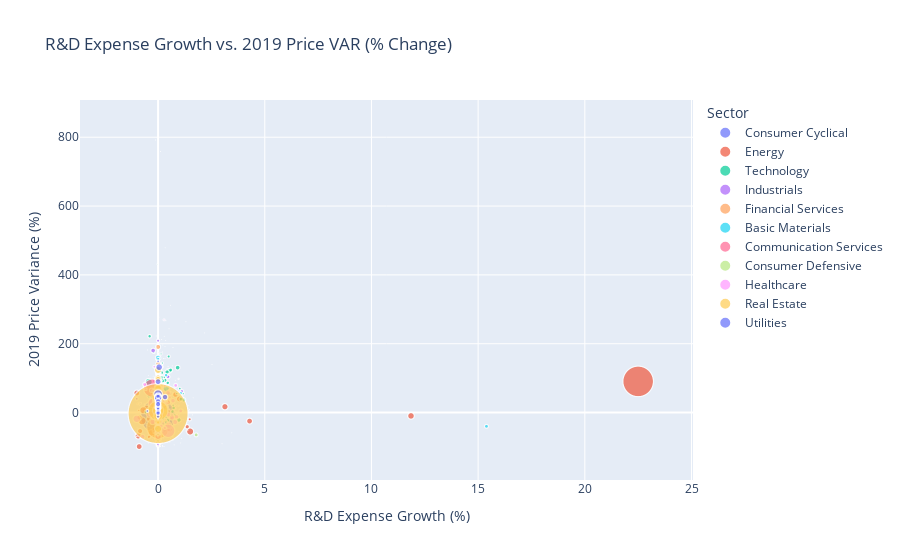

Source (notebook cell):
### Code cell
import plotly.express as px

# Copy the dataframe to avoid changing the original data
df_copy = data.copy()

# Replace NaN values with 0 for calculation purposes
df_copy['EBITDA Margin'] = df_copy['EBITDA Margin'].fillna(0)

# Replace negative and zero values with the smallest positive value greater than zero
min_positive = df_copy[df_copy['EBITDA Margin'] > 0]['EBITDA Margin'].min()
df_copy['EBITDA Margin'] = df_copy['EBITDA Margin'].apply(lambda x: min_positive if x <= 0 else x)

# Now, 'EBITDA Margin' contains only positive values and can be used as a size for the bubbles.
fig = px.scatter(df_copy, x='R&D Expense Growth', y='2019 PRICE VAR [%]', size='EBITDA Margin', 
                 color='Sector', hover_name='Sector', size_max=60,
                 title='R&D Expense Growth vs. 2019 Price VAR (% Change)',
                 labels={'2019 PRICE VAR [%]': '2019 Price Variance (%)',
                         'R&D Expense Growth': 'R&D Expense Growth (%)',
                         'EBITDA Margin': 'EBITDA Margin (Bubble Size)'})
fig.show()

### Figure 1 — Plotly figure (JSON) as saved in the notebook; plotly's stock layout.template omitted (floating-point values rounded to 4 significant figures; data arrays with more than 128 entries replaced by an {"elided": "..."} marker saying what was removed)
{"data": [{"hovertemplate": "<b>%{hovertext}</b><br><br>Sector=Consumer Cyclical<br>R&D Expense Growth (%)=%{x}<br>2019 Price Variance (%)=%{y}<br>EBITDA Margin (Bubble Size)=%{marker.size}<extra></extra>", "hovertext": {"elided": "378 str values"}, "legendgroup": "Consumer Cyclical", "marker": {"color": "#636efa", "size": {"elided": "378 float values"}, "sizemode": "area", "sizeref": 0.01602, "symbol": "circle"}, "mode": "markers", "name": "Consumer Cyclical", "showlegend": true, "type": "scattergl", "x": {"elided": "378 float values"}, "xaxis": "x", "y": {"elided": "378 float values"}, "yaxis": "y"}, {"hovertemplate": "<b>%{hovertext}</b><br><br>Sector=Energy<br>R&D Expense Growth (%)=%{x}<br>2019 Price Variance (%)=%{y}<br>EBITDA Margin (Bubble Size)=%{marker.size}<extra></extra>", "hovertext": {"elided": "198 str values"}, "legendgroup": "Energy", "marker": {"color": "#EF553B", "size": {"elided": "198 float values"}, "sizemode": "area", "sizeref": 0.01602, "symbol": "circle"}, "mode": "markers", "name": "Energy", "showlegend": true, "type": "scattergl", "x": {"elided": "198 float values"}, "xaxis": "x", "y": {"elided": "198 float values"}, "yaxis": "y"}, {"hovertemplate": "<b>%{hovertext}</b><br><br>Sector=Technology<br>R&D Expense Growth (%)=%{x}<br>2019 Price Variance (%)=%{y}<br>EBITDA Margin (Bubble Size)=%{marker.size}<extra></extra>", "hovertext": {"elided": "486 str values"}, "legendgroup": "Technology", "marker": {"color": "#00cc96", "size": {"elided": "486 float values"}, "sizemode": "area", "sizeref": 0.01602, "symbol": "circle"}, "mode": "markers", "name": "Technology", "showlegend": true, "type": "scattergl", "x": {"elided": "486 float values"}, "xaxis": "x", "y": {"elided": "486 float values"}, "yaxis": "y"}, {"hovertemplate": "<b>%{hovertext}</b><br><br>Sector=Industrials<br>R&D Expense Growth (%)=%{x}<br>2019 Price Variance (%)=%{y}<br>EBITDA Margin (Bubble Size)=%{marker.size}<extra></extra>", "hovertext": {"elided": "433 str values"}, "legendgroup": "Industrials", "marker": {"color": "#ab63fa", "size": {"elided": "433 float values"}, "sizemode": "area", "sizeref": 0.01602, "symbol": "circle"}, "mode": "markers", "name": "Industrials", "showlegend": true, "type": "scattergl", "x": {"elided": "433 float values"}, "xaxis": "x", "y": {"elided": "433 float values"}, "yaxis": "y"}, {"hovertemplate": "<b>%{hovertext}</b><br><br>Sector=Financial Services<br>R&D Expense Growth (%)=%{x}<br>2019 Price Variance (%)=%{y}<br>EBITDA Margin (Bubble Size)=%{marker.size}<extra></extra>", "hovertext": {"elided": "596 str values"}, "legendgroup": "Financial Services", "marker": {"color": "#FFA15A", "size": {"elided": "596 float values"}, "sizemode": "area", "sizeref": 0.01602, "symbol": "circle"}, "mode": "markers", "name": "Financial Services", "showlegend": true, "type": "scattergl", "x": {"elided": "596 float values"}, "xaxis": "x", "y": {"elided": "596 float values"}, "yaxis": "y"}, {"hovertemplate": "<b>%{hovertext}</b><br><br>Sector=Basic Materials<br>R&D Expense Growth (%)=%{x}<br>2019 Price Variance (%)=%{y}<br>EBITDA Margin (Bubble Size)=%{marker.size}<extra></extra>", "hovertext": {"elided": "199 str values"}, "legendgroup": "Basic Materials", "marker": {"color": "#19d3f3", "size": {"elided": "199 float values"}, "sizemode": "area", "sizeref": 0.01602, "symbol": "circle"}, "mode": "markers", "name": "Basic Materials", "showlegend": true, "type": "scattergl", "x": {"elided": "199 float values"}, "xaxis": "x", "y": {"elided": "199 float values"}, "yaxis": "y"}, {"hovertemplate": "<b>%{hovertext}</b><br><br>Sector=Communication Services<br>R&D Expense Growth (%)=%{x}<br>2019 Price Variance (%)=%{y}<br>EBITDA Margin (Bubble Size)=%{marker.size}<extra></extra>", "hovertext": ["Communication Services", "Communication Services", "Communication Services", "Communication Services", "Communication Services", "Communication Services", "Communication Services", "Communication Services", "Communication Services", "Communication Services", "Communication Services", "Communication Services", "Communication Services", "Communication Services", "Communication Services", "Communication Services", "Communication Services", "Communication Services", "Communication Services", "Communication Services", "Communication Services", "Communication Services", "Communication Services", "Communication Services", "Communication Services", "Communication Services", "Communication Services", "Communication Services", "Communication Services", "Communication Services", "Communication Services", "Communication Services", "Communication Services", "Communication Services", "Communication Services", "Communication Services", "Communication Services", "Communication Services", "Communication Services", "Communication Services", "Communication Services", "Communication Services", "Communication Services", "Communication Services"], "legendgroup": "Communication Services", "marker": {"color": "#FF6692", "size": [0.355, 0.316, 0.245, 0.589, 0.272, 0.546, 0.639, 0.0001, 0.981, 5.3, 0.35, 0.0572, 0.41, 0.178, 0.591, 0.378, 0.102, 0.0001, 0.0001, 0.0001, 0.117, 0.334, 0.352, 0.251, 0.0001, 0.662, 0.141, 0.242, 0.073, 0.2289, 0.045, 0.234, 0.0652, 0.011, 0.019, 0.188, 0.417, 0.438, 0.241, 0.0001, 0.264, 0.045, 0.0141, 0.0024], "sizemode": "area", "sizeref": 0.01602, "symbol": "circle"}, "mode": "markers", "name": "Communication Services", "showlegend": true, "type": "scattergl", "x": [0, 0, 0, 0.2811, 0, 0, 0, 0.5813, 0, -0.2695, 0, 0, 0, 0.4993, 0, 0.471, -0.099, 1.09, 0, 0.4334, 0.7597, 0, 0, 0, 0.2554, 0, 0, 0, 0, 0, 0, 0, 0, 0, 0, 0, 0, 0, 0, 0.21, 0, 0.2935, 0, 0], "xaxis": "x", "y": [40.62, 14.24, -7.004, 20.89, 20.17, 49.23, 6.461, 311.7, -23.53, 71.36, 68.44, 3.348, 59.7, -50.53, 50.13, 29.82, 98.14, -74.86, 69.34, -40.04, -14.63, 52.69, -58.81, 14.19, 2.867, -69.1, -18.73, -20.98, -51.08, 22.44, -9.053, 32.53, 16.87, -15.9, 13.9, 22.22, -7.35, 86.66, -30.95, -6.237, 27.65, 5.735, 11.66, -15.82], "yaxis": "y"}, {"hovertemplate": "<b>%{hovertext}</b><br><br>Sector=Consumer Defensive<br>R&D Expense Growth (%)=%{x}<br>2019 Price Variance (%)=%{y}<br>EBITDA Margin (Bubble Size)=%{marker.size}<extra></extra>", "hovertext": {"elided": "133 str values"}, "legendgroup": "Consumer Defensive", "marker": {"color": "#B6E880", "size": {"elided": "133 float values"}, "sizemode": "area", "sizeref": 0.01602, "symbol": "circle"}, "mode": "markers", "name": "Consumer Defensive", "showlegend": true, "type": "scattergl", "x": {"elided": "133 float values"}, "xaxis": "x", "y": {"elided": "133 float values"}, "yaxis": "y"}, {"hovertemplate": "<b>%{hovertext}</b><br><br>Sector=Healthcare<br>R&D Expense Growth (%)=%{x}<br>2019 Price Variance (%)=%{y}<br>EBITDA Margin (Bubble Size)=%{marker.size}<extra></extra>", "hovertext": {"elided": "361 str values"}, "legendgroup": "Healthcare", "marker": {"color": "#FF97FF", "size": {"elided": "361 float values"}, "sizemode": "area", "sizeref": 0.01602, "symbol": "circle"}, "mode": "markers", "name": "Healthcare", "showlegend": true, "type": "scattergl", "x": {"elided": "361 float values"}, "xaxis": "x", "y": {"elided": "361 float values"}, "yaxis": "y"}, {"hovertemplate": "<b>%{hovertext}</b><br><br>Sector=Real Estate<br>R&D Expense Growth (%)=%{x}<br>2019 Price Variance (%)=%{y}<br>EBITDA Margin (Bubble Size)=%{marker.size}<extra></extra>", "hovertext": {"elided": "175 str values"}, "legendgroup": "Real Estate", "marker": {"color": "#FECB52", "size": {"elided": "175 float values"}, "sizemode": "area", "sizeref": 0.01602, "symbol": "circle"}, "mode": "markers", "name": "Real Estate", "showlegend": true, "type": "scattergl", "x": {"elided": "175 float values"}, "xaxis": "x", "y": {"elided": "175 float values"}, "yaxis": "y"}, {"hovertemplate": "<b>%{hovertext}</b><br><br>Sector=Utilities<br>R&D Expense Growth (%)=%{x}<br>2019 Price Variance (%)=%{y}<br>EBITDA Margin (Bubble Size)=%{marker.size}<extra></extra>", "hovertext": ["Utilities", "Utilities", "Utilities", "Utilities", "Utilities", "Utilities", "Utilities", "Utilities", "Utilities", "Utilities", "Utilities", "Utilities", "Utilities", "Utilities", "Utilities", "Utilities", "Utilities", "Utilities", "Utilities", "Utilities", "Utilities", "Utilities", "Utilities", "Utilities", "Utilities", "Utilities", "Utilities", "Utilities", "Utilities", "Utilities", "Utilities", "Utilities", "Utilities", "Utilities", "Utilities", "Utilities", "Utilities", "Utilities", "Utilities", "Utilities", "Utilities", "Utilities", "Utilities", "Utilities", "Utilities", "Utilities", "Utilities", "Utilities", "Utilities", "Utilities", "Utilities", "Utilities", "Utilities", "Utilities", "Utilities", "Utilities", "Utilities", "Utilities", "Utilities", "Utilities", "Utilities", "Utilities", "Utilities", "Utilities", "Utilities", "Utilities", "Utilities"], "legendgroup": "Utilities", "marker": {"color": "#636efa", "size": [0.509, 0.219, 0.328, 0.128, 0.37, 0.568, 0.375, 0.344, 0.2, 0.404, 0.268, 1.166, 0.129, 0.329, 0.141, 0.359, 0.313, 0.41, 0.473, 0.36, 0.328, 0.327, 0.38, 0.218, 0.31, 0.107, 0.506, 0.346, 0.205, 0.206, 0.771, 0.1186, 0.57, 0.328, 0.209, 0.147, 0.188, 0.298, 0.204, 0.231, 0.2, 0.207, 0.0001, 0.304, 0.835, 0.297, 0.189, 0.061, 0.372, 0.3022, 0.285, 0.467, 0.22, 0.458, 0.327, 0.901, 0.261, 0.0284, 0.277, 0.149, 0.496, 0.0119, 0.345, 0.405, 0.521, 0.696, 0.301], "sizemode": "area", "sizeref": 0.01602, "symbol": "circle"}, "mode": "markers", "name": "Utilities", "showlegend": true, "type": "scattergl", "x": [0, 0, 0, -0.5, 0, 0, 0, 0, 0, 0, 0, 0, 0, 0, 0, 0, 0, 0, 0, 0, 0, 0, 0, 0, 0, 0, 0, 0, 0, 0, 0, 0, 0, 0, 0, 0, 0, 0, 0, 0, 0, 0, 0, 0, 0, 0, 0, 0, 0, 0, 0, 0.325, 0, 0, 0, 0, 0, 0, 0, 0, 0, 0, 0, 0, 0, 0.0507, 0], "xaxis": "x", "y": [21.98, 4.798, 33.74, 4.625, 44.95, 34.46, 36.99, 52.35, 1.443, 12.37, 6.713, 53.71, 37.66, 35.25, 14.3, 33.65, 37.77, 12.13, 37.16, 19.9, 40.45, 24.7, 24.05, 20.39, 45.94, 2.765, 46.24, 27.07, 5.399, 26.92, 45.53, 148.8, 40.9, 31.77, 35.5, 27.22, -11.43, 13.03, 24.1, 18.49, 22.45, 24.52, 7.407, 24.86, 45.6, 8.838, 35.53, 33.2, 21.68, 48.31, 13.71, 45.08, 10.28, 49.51, 32.28, 42.79, 31.07, -17.3, 46.55, 28.47, 32.3, 42.15, 1.695, 24.63, 89.83, 131.8, -1.834], "yaxis": "y"}], "layout": {"autosize": true, "legend": {"itemsizing": "constant", "title": {"text": "Sector"}, "tracegroupgap": 0}, "title": {"text": "R&D Expense Growth vs. 2019 Price VAR (% Change)"}, "xaxis": {"anchor": "y", "autorange": true, "domain": [0, 1], "range": [-3.876, 25.19], "title": {"text": "R&D Expense Growth (%)"}, "type": "linear"}, "yaxis": {"anchor": "x", "autorange": true, "domain": [0, 1], "range": [-431.3, 935.3], "title": {"text": "2019 Price Variance (%)"}, "type": "linear"}}}
